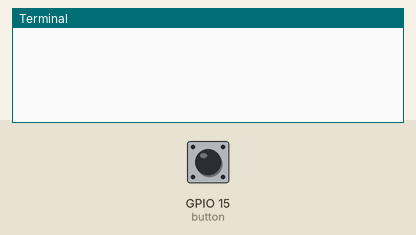
This program was run on a simulated Raspberry Pi (BCM pin numbers). Parts: the last lines printed to the terminal. The inputs (shaded band) are chosen by the test bench; at power-on: GPIO 15 (button) HIGH.

Above: at 1.2 s.
1.3 s: GPIO 15 (button) pulled LOW for 0.15 s
At 2.6 s:
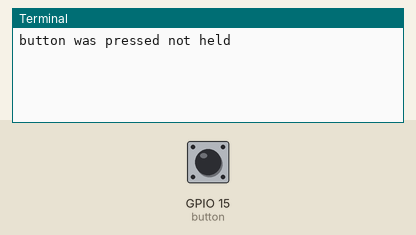
2.9 s: GPIO 15 (button) pulled LOW for 3.2 s
At 5.2 s:
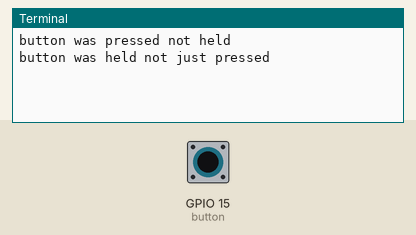

Measured:
- after the input at 1.3 s, the terminal: prints a new line after 0.15 s (image 1)
- after the input at 2.9 s, the terminal: prints a new line after 1.0 s (image 2)

The program:

button_press_and_hold.py
```python
from signal import pause

from gpiozero import Button

Button.was_held = False

button = Button(15)


def held(btn):
    btn.was_held = True
    print("button was held not just pressed")


def released(btn):
    if not btn.was_held:
        pressed()
    btn.was_held = False


def pressed():
    print("button was pressed not held")


button.when_held = held
button.when_released = released

pause()
```
